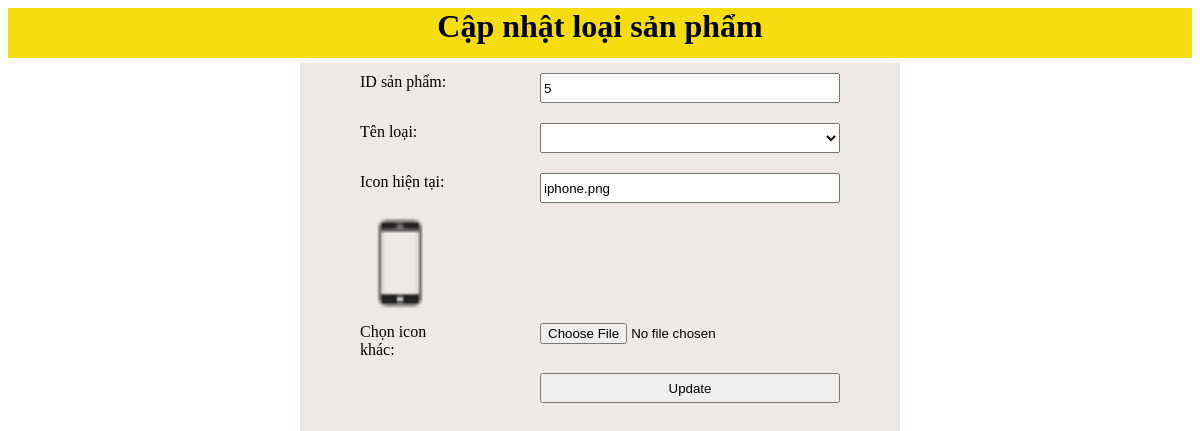
The page /Admin/Modules/mAdmin_UpdateLoaiSanPham.php?update-loai-sp=5 on the database its author committed.
### tables this page shows
CREATE TABLE `loai` (
  `ID` int(11) NOT NULL,
  `TenLoai` varchar(50) NOT NULL,
  `Icon` varchar(50) NOT NULL,
  `IDName` varchar(50) NOT NULL
);

### Libs/DataProvider.php (called while the page is built, shortened)
<?php
class DataProvider
{
	public static function ExecuteQuery($sql)
	{
		$connection = mysqli_connect('localhost','root','') or
			die ("couldn't connect to localhost");
		mysqli_select_db($connection, 'MobileShop02');
		mysqli_query($connection, "set names 'utf8'");
		$result = mysqli_query($connection, $sql);
		return $result;
	}
}
?>

### Admin/Modules/mAdmin_UpdateLoaiSanPham.php (the view, shortened to what this page needs)
<?php
require_once '../../Libs/DataProvider.php';
	if(isset($_GET['update-loai-sp'])){
		$id = $_GET['update-loai-sp'];
		$sql = "SELECT * FROM `loai` WHERE ID=$id";
		$result = DataProvider::ExecuteQuery($sql);
    	while($row = mysqli_fetch_array($result)){
    		$id = $row['ID'];
    		$icon = $row['Icon'];
    		$idName = $row['IDName'];
	        echo ' <h1>Cập nhật loại sản phẩm</h1>
	        <div id="wrapper_updateSP">
	        <form action="../Handling/Admin_XuLyUpdateLoaiSanPham.php" method="POST" enctype="multipart/form-data">
	        	<div id="frmUpdate_SP">
	        		<label>ID sản phẩm: </label>
				 	<input name="txtIDLoai" type="text" value="'.$id.'" required> <br>
				 	<label>Tên loại: </label>
				 	<select name="txtTenLoai" id="txtLoai">';
					echo'</select><br>
				 	<label>Icon hiện tại: </label>
				 	<input name="txtIcon" type="text" value="'.$icon.'"> <br>
				 	<img src="../../Images/Icons/'.$icon.'" id="viewImgUpload" width="100" height="100" alt=""> <br>
				 	<label>Chọn icon khác: </label>
				 	<input id="file" type="file" name="imgProduct" /><br>
				 	<input type="hidden" name="txtIDName" value="'.$idName.'">
					<input type="submit" name="submit" id="btnUpdateLoaiSP" value="Update">
				 </div>
			</form>
			</div>';
    	}
	}
 ?>

### Admin/Modules/mAdmin_UpdateLoaiSanPham.php (style rules this page uses)
h1 { background-color: #F6DD0E; text-align: center; height: 50px; margin: 0px; padding: 0px; margin-bottom: 5px; }
#wrapper_updateSP { background-color: #EEE9E9; margin: auto; width: 600px; height: 100%; }
#frmUpdate_SP { background-color: #EEE9E9; margin: auto; width: 500px;; }
#frmUpdate_SP input { margin: 10px; width: 300px; height: 30px; float: right; }
#frmUpdate_SP label { margin: 10px; height: 30px; width: 100px; float: left; }
#frmUpdate_SP select { margin: 10px; width: 300px; height: 30px; float: right; }

### rows shown on the page
loai: txtIDLoai "5", txtIcon "iphone.png", Icon (picture)
